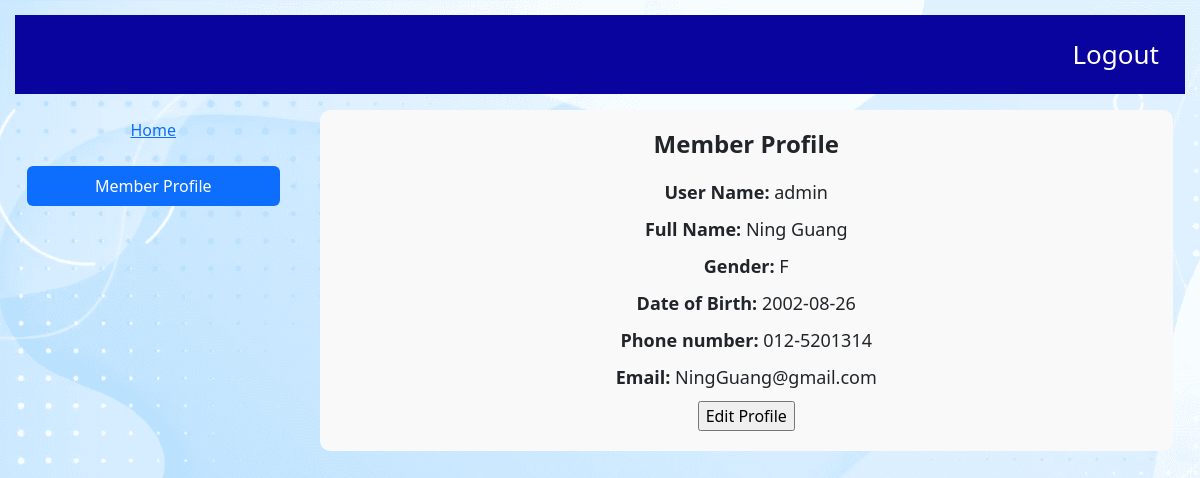
Screenshot of /memberProfile.php (signed in) with the database file from the repository.
### tables this page shows
CREATE TABLE `user` (
  `username` varchar(30) NOT NULL,
  `fullname` varchar(30) NOT NULL,
  `gender` char(1) NOT NULL,
  `birthdate` date NOT NULL,
  `phone_number` varchar(12) NOT NULL,
  `email_address` varchar(50) NOT NULL,
  `password` varchar(30) NOT NULL
);

### secret/helperMember.php (called while the page is built, shortened)
<?php
if (isset($_COOKIE["login-user"])) {
    $username = $_COOKIE["login-user"];
    $con = new mysqli(DB_HOST, DB_USER, DB_PASS, DB_NAME);
    $sql = "SELECT * FROM USER WHERE USERNAME = '$username'";
    $result = $con->query($sql);
    if($row = $result->fetch_object()){
    $fullname = $row->fullname ;
    $gender = $row->gender;
    $birthDate = $row->birthdate;
    $phone = $row->phone_number;
    $email = $row->email_address;
    }else{
        echo "Unable to process.[<a href='login.php'>Try again</a>]";
    }
}

### memberProfile.php (the view, shortened to what this page needs)
<!DOCTYPE html>
<html>
    <head>
        <link href="css/style.css" rel="stylesheet" type="text/css">
        <link href="css/profile.css" rel="stylesheet" type="text/css">
        <link href="https://cdn.jsdelivr.net/npm/bootstrap@5.3.3/dist/css/bootstrap.min.css" rel="stylesheet">
    </head>
    <body>
        <main class="main">
            <div class="topbar mb-3">
                <a href="#" name="logout">Logout</a>
            </div>
            <?php include_once "./secret/helperMember.php"?>
            <div class="container-fluid">
                <div class="row">
                    <div class="col-md-3">
                        <div class="nav flex-column nav-pills me-3" id="v-pills-tab" role="tablist" aria-orientation="vertical">
                            <button class="nav-link mb-3" id="v-pills-home-tab" data-bs-toggle="pill" data-bs-target="#v-pills-home" type="button" role="tab" aria-controls="v-pills-home" aria-selected="true"><a href="memberEvent.php">Home</a></button>
                            <button class="nav-link active mb-3" id="v-pills-profile-tab" data-bs-toggle="pill" data-bs-target="#v-pills-profile" type="button" role="tab" aria-controls="v-pills-profile" aria-selected="false">Member Profile</button>
                        </div>
                    </div>
                    <div class="col-md-9">
                        <div class="tab-content" id="v-pills-tabContent">
                            <div class="tab-pane fade show active" id="v-pills-profile" role="tabpanel" aria-labelledby="v-pills-profile-tab">
                                <div class="profile-section">
                                    <form action="" method="GET">
                                    <h1 class="profile-heading">Member Profile</h1>
                                    <div class="profile-info"><strong>User Name:</strong> <?php echo isset($username) ? $username : ''; ?></div>
                                    <div class="profile-info"><strong>Full Name:</strong> <?php echo isset($fullname) ? $fullname : ''; ?></div>
                                    <div class="profile-info"><strong>Gender:</strong> <?php echo isset($gender) ? $gender : ''; ?></div>
                                    <div class="profile-info"><strong>Date of Birth:</strong> <?php echo isset($birthDate) ? $birthDate : ''; ?></div>
                                    <div class="profile-info"><strong>Phone number:</strong> <?php echo isset($phone) ? $phone : ''; ?></div>
                                    <div class="profile-info"><strong>Email:</strong> <?php echo isset($email) ? $email : ''; ?></div>
                                    <?php
                                        printf("<a href='./editMemberProfile.php?username=%s'><input type='button' value='Edit Profile' /></a>",$username);
                                    ?>
                                    </form>
                                </div>
                            </div>
                        </div>
                    </div>
                </div>
            </div>
        </main>
    </body>
</html>

### css/Style.css (style rules this page uses)
body { background-image: url("../img/wallpaper.png"); background-repeat: no-repeat; background-size: cover; background-position: center; }
.main { text-align: center; }

### css/profile.css (style rules this page uses)
body { margin-top: 20px; margin-left: 5%; margin-right: 5%; }
.main { padding: 15px; }
.topbar { background-color: #09049E; overflow: hidden; }
.topbar a { float: right; color: white; text-align: center; padding:20px 26px; text-decoration: none; font-size: 26px; }

### memberProfile.php (style rules this page uses)
html, body, .main { height: 100%; }
.profile-section { background-color: #f9f9f9; padding: 20px; border-radius: 10px; margin-bottom: 20px; }
.profile-heading { font-size: 24px; font-weight: bold; margin-bottom: 20px; text-align: center; }
.profile-info { font-size: 18px; margin-bottom: 10px; }

### rows the page displays
user: fullname "Ning Guang", gender "F", birthdate "2002-08-26", phone_number "012-5201314", email_address "NingGuang@gmail.com"

### other values shown
$username "admin"
